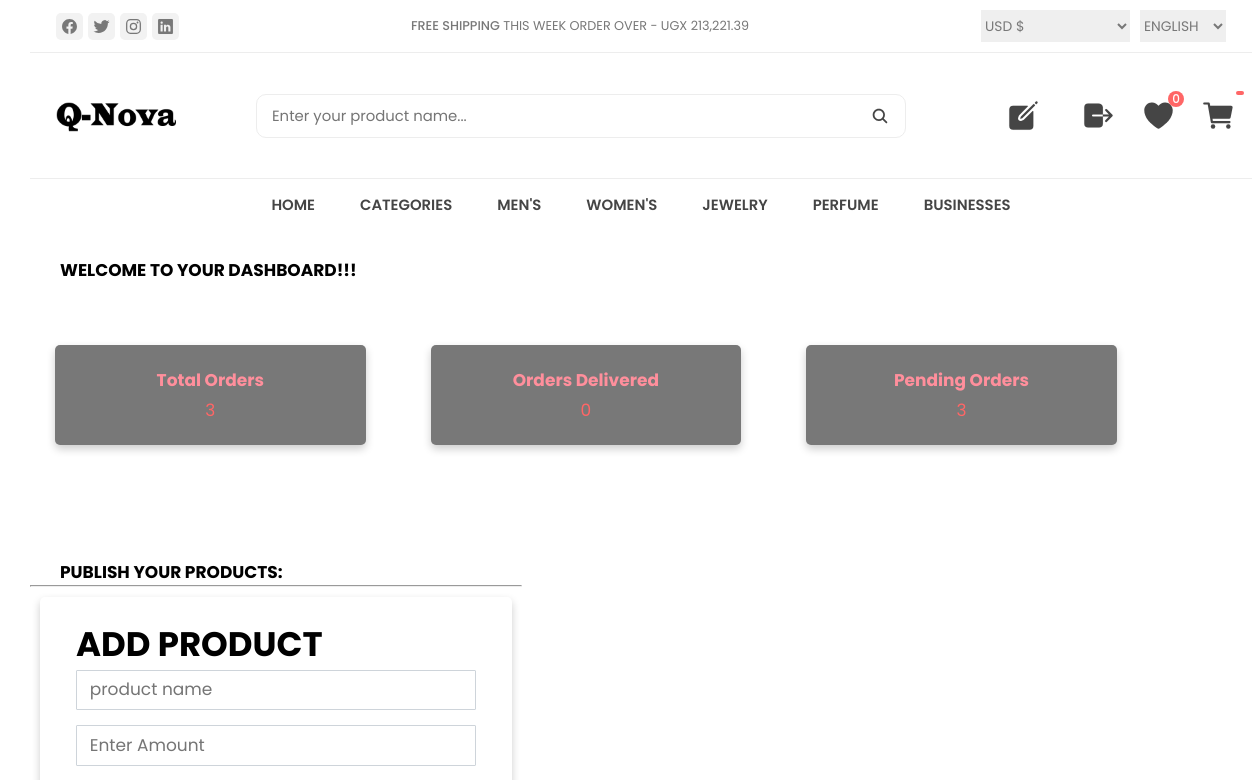
Page /dashboard/ (signed in, upper part) on the earlier database version.
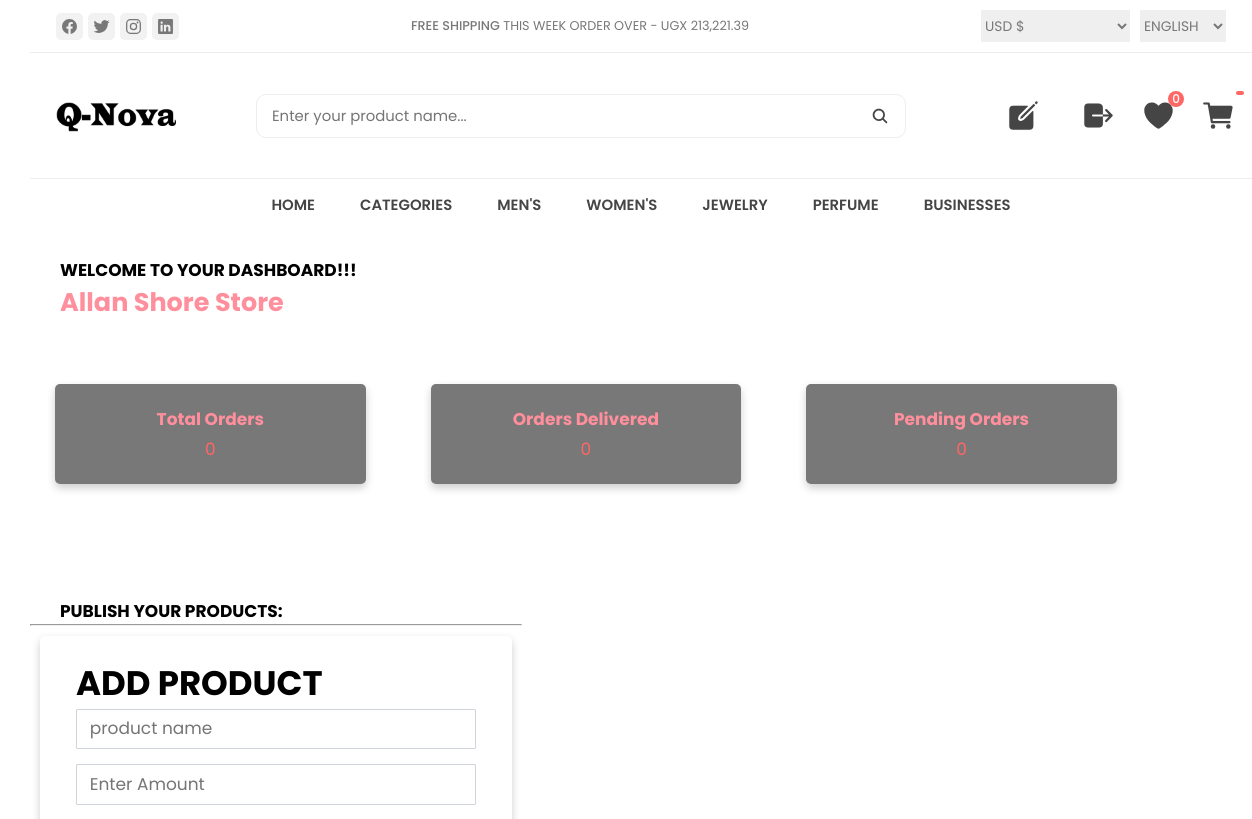
Same page on the later database version.
### home/models.py (models this page shows, shortened)
class Vendor(models.Model):
    user = models.OneToOneField(settings.AUTH_USER_MODEL, on_delete=models.CASCADE, blank=True, null=True)
    store_name = models.CharField(max_length=255)
    username = models.CharField(max_length=255, blank=True, unique=True)
    email = models.EmailField(max_length=255, blank=True)
    store_description = models.TextField()
    created_at = models.DateTimeField(auto_now_add=True)
    logo=models.ImageField(upload_to='uploads/cta/')
    password=models.CharField(max_length=100, blank=True)

### home/views.py (the view)
# urls.py: path('dashboard/', views.dashboard, name='dashboard'),
def dashboard(request):
      vendor = Vendor.objects.filter(user=request.user).first()
      orders = Order.objects.filter(product__vendor=vendor).count()
      if request.method == 'POST':
            form1 = ProductForm(request.POST, request.FILES)
            if form1.is_valid():
                  form1.save()
                  return redirect('business')  # Redirect to a new URL or show success message
      else:
            form1 = ProductForm()
      return render(request, 'Dashboard.html', {'form1': form1, 'vendor':vendor, "orders": orders})

### home/models.py (called while the page is built)
    def __str__(self):
        return self.name

### templates/Dashboard.html (shortened to what this page needs)
{% extends 'base.html'%}
{%block content%}
<br>
<h4 style=" padding-left: 30px; align: center"><b>WELCOME TO YOUR DASHBOARD!!!   <h2 style="color:hsl(353, 100%, 78%); display:block">{{ vendor.store_name}}</h2></b></h4>
{% include 'status.html'%}
<br><br>
<div style="display: flex; flex-wrap: wrap; margin-right: -15px; margin-left: -15px;">
    <div style="position: relative; width: 100%; padding-right: 15px; padding-left: 15px; flex: 0 0 41.6667%; max-width: 41.6667%;">
        <h4 style=" padding-left: 30px;"><b>PUBLISH YOUR PRODUCTS:</b></h4>
        <hr>
        <body style=" padding-left: 30px;">
            <div style="box-shadow: 0 4px 8px 0 rgba(0,0,0,0.2); border-radius: 5px; padding: 20px; margin: 10px; min-height: 200px;">
                <div style="padding: 2px 16px;">
            <h1 tyle="padding: 8px; text-align: left; background-color: #f2f2f2;">ADD PRODUCT</h1>
        <form method="post" enctype="multipart/form-data">
            {{ form1.as_p }}
        </form>
                </div>
            </div>
        </body>
    </div>
</div>
<br>
{%endblock%}

Differences in the rows shown:
added Vendor: store_name "Allan Shore Store"
Other differences:
{{ orders }}: "3" → "0"
